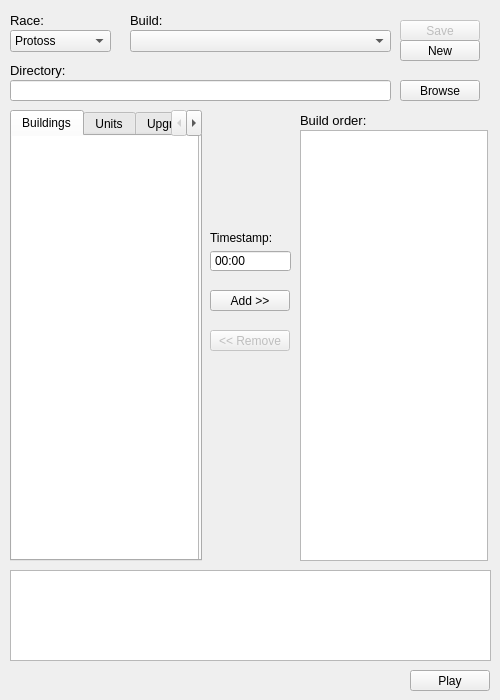
<?xml version="1.0" encoding="UTF-8"?>
<ui version="4.0">
 <class>MainWindow</class>
 <widget class="QMainWindow" name="MainWindow">
  <property name="geometry">
   <rect>
    <x>0</x>
    <y>0</y>
    <width>500</width>
    <height>700</height>
   </rect>
  </property>
  <property name="sizePolicy">
   <sizepolicy hsizetype="Preferred" vsizetype="Preferred">
    <horstretch>0</horstretch>
    <verstretch>0</verstretch>
   </sizepolicy>
  </property>
  <property name="minimumSize">
   <size>
    <width>500</width>
    <height>700</height>
   </size>
  </property>
  <property name="maximumSize">
   <size>
    <width>500</width>
    <height>700</height>
   </size>
  </property>
  <property name="windowTitle">
   <string>LoTV Build Helper</string>
  </property>
  <widget class="QWidget" name="centralWidget">
   <widget class="QLabel" name="label_Race">
    <property name="geometry">
     <rect>
      <x>10</x>
      <y>10</y>
      <width>41</width>
      <height>21</height>
     </rect>
    </property>
    <property name="font">
     <font>
      <pointsize>10</pointsize>
     </font>
    </property>
    <property name="text">
     <string>Race:</string>
    </property>
   </widget>
   <widget class="QComboBox" name="ComboBox_Race">
    <property name="enabled">
     <bool>true</bool>
    </property>
    <property name="geometry">
     <rect>
      <x>10</x>
      <y>30</y>
      <width>101</width>
      <height>22</height>
     </rect>
    </property>
    <item>
     <property name="text">
      <string>Protoss</string>
     </property>
    </item>
    <item>
     <property name="text">
      <string>Terran</string>
     </property>
    </item>
    <item>
     <property name="text">
      <string>Zerg</string>
     </property>
    </item>
   </widget>
   <widget class="QLabel" name="label_Build">
    <property name="geometry">
     <rect>
      <x>130</x>
      <y>10</y>
      <width>41</width>
      <height>21</height>
     </rect>
    </property>
    <property name="font">
     <font>
      <pointsize>10</pointsize>
     </font>
    </property>
    <property name="text">
     <string>Build:</string>
    </property>
   </widget>
   <widget class="QComboBox" name="ComboBox_Build">
    <property name="enabled">
     <bool>true</bool>
    </property>
    <property name="geometry">
     <rect>
      <x>130</x>
      <y>30</y>
      <width>261</width>
      <height>22</height>
     </rect>
    </property>
   </widget>
   <widget class="QTabWidget" name="tabWidget_Race_details">
    <property name="geometry">
     <rect>
      <x>10</x>
      <y>110</y>
      <width>192</width>
      <height>451</height>
     </rect>
    </property>
    <property name="currentIndex">
     <number>0</number>
    </property>
    <widget class="QWidget" name="tab_Buildings">
     <attribute name="title">
      <string>Buildings</string>
     </attribute>
     <widget class="QListWidget" name="listWidget_Buildings">
      <property name="geometry">
       <rect>
        <x>-1</x>
        <y>-1</y>
        <width>188</width>
        <height>431</height>
       </rect>
      </property>
     </widget>
    </widget>
    <widget class="QWidget" name="tab_Units">
     <attribute name="title">
      <string>Units</string>
     </attribute>
     <widget class="QListWidget" name="listWidget_Units">
      <property name="geometry">
       <rect>
        <x>-1</x>
        <y>-1</y>
        <width>188</width>
        <height>431</height>
       </rect>
      </property>
     </widget>
    </widget>
    <widget class="QWidget" name="tab_Upgrades">
     <attribute name="title">
      <string>Upgrades</string>
     </attribute>
     <widget class="QListWidget" name="listWidget_Upgrades">
      <property name="geometry">
       <rect>
        <x>-1</x>
        <y>-1</y>
        <width>188</width>
        <height>431</height>
       </rect>
      </property>
     </widget>
    </widget>
   </widget>
   <widget class="QListWidget" name="listWidget_Build_order">
    <property name="geometry">
     <rect>
      <x>300</x>
      <y>130</y>
      <width>188</width>
      <height>431</height>
     </rect>
    </property>
   </widget>
   <widget class="QLabel" name="label_Timestamp">
    <property name="geometry">
     <rect>
      <x>210</x>
      <y>230</y>
      <width>61</width>
      <height>16</height>
     </rect>
    </property>
    <property name="text">
     <string>Timestamp:</string>
    </property>
   </widget>
   <widget class="QPushButton" name="pushButton_Add">
    <property name="geometry">
     <rect>
      <x>210</x>
      <y>290</y>
      <width>80</width>
      <height>21</height>
     </rect>
    </property>
    <property name="text">
     <string>Add &gt;&gt;</string>
    </property>
   </widget>
   <widget class="QPushButton" name="pushButton_Remove">
    <property name="enabled">
     <bool>false</bool>
    </property>
    <property name="geometry">
     <rect>
      <x>210</x>
      <y>330</y>
      <width>80</width>
      <height>21</height>
     </rect>
    </property>
    <property name="text">
     <string>&lt;&lt; Remove</string>
    </property>
   </widget>
   <widget class="QPlainTextEdit" name="plainTextEdit_Log">
    <property name="enabled">
     <bool>true</bool>
    </property>
    <property name="geometry">
     <rect>
      <x>10</x>
      <y>570</y>
      <width>481</width>
      <height>91</height>
     </rect>
    </property>
    <property name="verticalScrollBarPolicy">
     <enum>Qt::ScrollBarAlwaysOff</enum>
    </property>
    <property name="horizontalScrollBarPolicy">
     <enum>Qt::ScrollBarAlwaysOff</enum>
    </property>
    <property name="tabChangesFocus">
     <bool>false</bool>
    </property>
    <property name="lineWrapMode">
     <enum>QPlainTextEdit::NoWrap</enum>
    </property>
    <property name="readOnly">
     <bool>true</bool>
    </property>
    <property name="plainText">
     <string/>
    </property>
    <property name="textInteractionFlags">
     <set>Qt::NoTextInteraction</set>
    </property>
   </widget>
   <widget class="QPushButton" name="pushButton_Save">
    <property name="enabled">
     <bool>false</bool>
    </property>
    <property name="geometry">
     <rect>
      <x>400</x>
      <y>20</y>
      <width>80</width>
      <height>21</height>
     </rect>
    </property>
    <property name="text">
     <string>Save</string>
    </property>
   </widget>
   <widget class="QPushButton" name="pushButton_Play">
    <property name="geometry">
     <rect>
      <x>410</x>
      <y>670</y>
      <width>80</width>
      <height>21</height>
     </rect>
    </property>
    <property name="text">
     <string>Play</string>
    </property>
   </widget>
   <widget class="QLabel" name="label_Build_order">
    <property name="geometry">
     <rect>
      <x>300</x>
      <y>110</y>
      <width>71</width>
      <height>21</height>
     </rect>
    </property>
    <property name="font">
     <font>
      <pointsize>10</pointsize>
     </font>
    </property>
    <property name="text">
     <string>Build order:</string>
    </property>
   </widget>
   <widget class="QTimeEdit" name="timeEdit_Timestamp">
    <property name="geometry">
     <rect>
      <x>210</x>
      <y>250</y>
      <width>81</width>
      <height>22</height>
     </rect>
    </property>
    <property name="buttonSymbols">
     <enum>QAbstractSpinBox::NoButtons</enum>
    </property>
    <property name="maximumDateTime">
     <datetime>
      <hour>12</hour>
      <minute>59</minute>
      <second>59</second>
      <year>2000</year>
      <month>1</month>
      <day>1</day>
     </datetime>
    </property>
    <property name="currentSection">
     <enum>QDateTimeEdit::MinuteSection</enum>
    </property>
    <property name="displayFormat">
     <string>mm:ss</string>
    </property>
    <property name="time">
     <time>
      <hour>0</hour>
      <minute>0</minute>
      <second>0</second>
     </time>
    </property>
   </widget>
   <widget class="QLabel" name="label_Race_2">
    <property name="geometry">
     <rect>
      <x>10</x>
      <y>60</y>
      <width>71</width>
      <height>21</height>
     </rect>
    </property>
    <property name="font">
     <font>
      <pointsize>10</pointsize>
     </font>
    </property>
    <property name="text">
     <string>Directory:</string>
    </property>
   </widget>
   <widget class="QLineEdit" name="lineEdit_Directory">
    <property name="geometry">
     <rect>
      <x>10</x>
      <y>80</y>
      <width>381</width>
      <height>21</height>
     </rect>
    </property>
    <property name="readOnly">
     <bool>true</bool>
    </property>
   </widget>
   <widget class="QPushButton" name="pushButton_New">
    <property name="geometry">
     <rect>
      <x>400</x>
      <y>40</y>
      <width>80</width>
      <height>21</height>
     </rect>
    </property>
    <property name="text">
     <string>New</string>
    </property>
   </widget>
   <widget class="QPushButton" name="pushButton_Browse">
    <property name="geometry">
     <rect>
      <x>400</x>
      <y>80</y>
      <width>80</width>
      <height>21</height>
     </rect>
    </property>
    <property name="text">
     <string>Browse</string>
    </property>
   </widget>
  </widget>
 </widget>
 <layoutdefault spacing="6" margin="11"/>
 <resources/>
 <connections/>
</ui>
